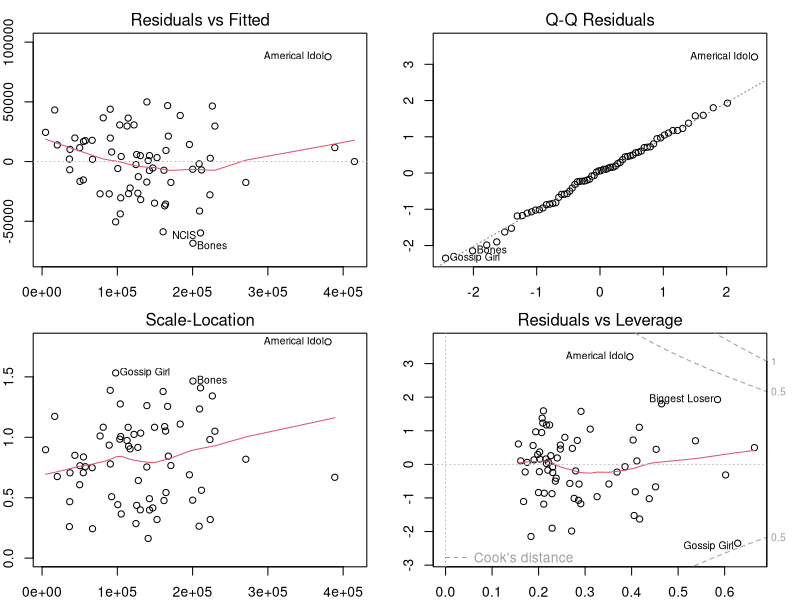
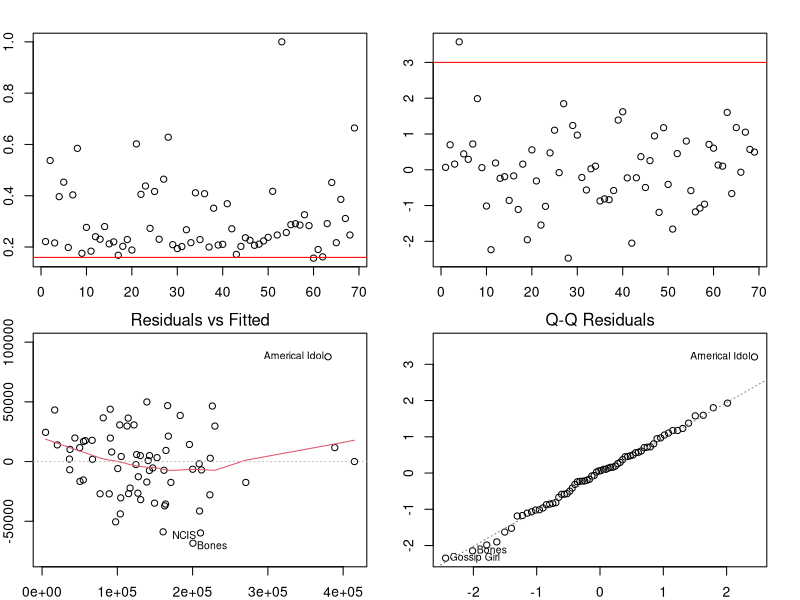
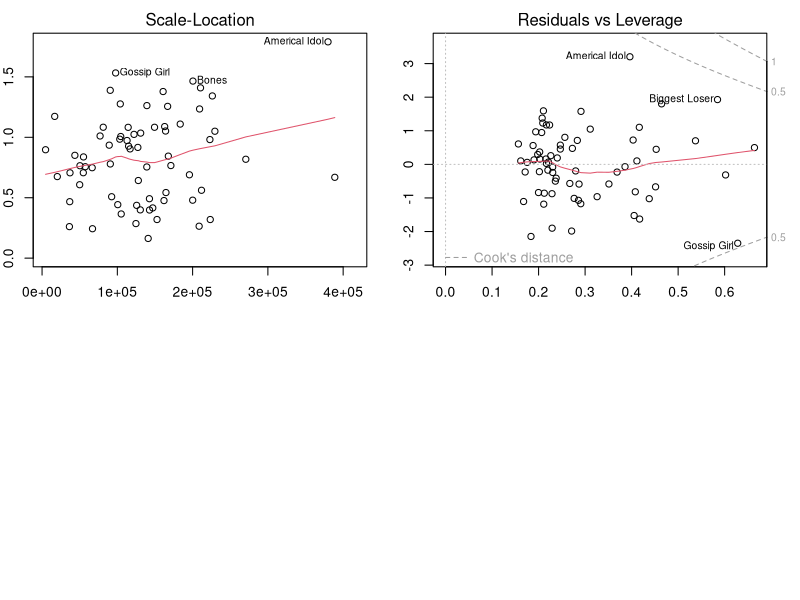

Source code (R) for these figures, in order:
# initial analysis
  # row 1 = data #; should be removed
  # 3 binary variables - network, day, type
  # first row first name is a number

# 3.1. Import the Data in R and Fit a Linear Regression Model on the Full Dataset. 
tvdata = read.csv("tvdataset.csv")
rownames(tvdata) = tvdata[,2]
tvdata = tvdata[,c(3:13)]
initialfit <- lm(revenue ~ ., data=tvdata)
summary(initialfit)


# plotting the residual fit
par(mfrow = c(2,2), mar = c(2,2,2,2))
plot(initialfit)


###### 3.2.1 Outliers
# leverage points
plot(hatvalues(initialfit))
abline(h=11/69, col="red") # many potential outliers based on the leverage point

# influential points
plot(rstudent(initialfit))
abline(h=3, col="red")

# Identifying the top 4 shows that are potential outliers
head(sort(abs(rstudent(initialfit)), decreasing=TRUE), 4)

##### 3.2.2 Does the full model satisfy the non-constant variance assumption of regression? 
### check the RVF plot
plot(initialfit)

##### 3.3.3 Reduce the original dataset by removing the identified outliers. 
          
# remove the outliers
newtvdata = tvdata[-c(4,11,28,42),]
newtvdata

newtvdata[c(4,11,28,42),]

# new linear model fit using the new data
newfit = lm(revenue ~ ., data=newtvdata)

### 3.3.1. Which of the variables are significant in the final iteration?
# do Stepwise Regression on the reduced dataset.
stepwise = step(newfit, scope=list(lower = ~1, upper = ~network + day +
                                     length + viewers + d1849rating +
                                     facebooklikes + facebooktalkingabout +
                                     twitter + age + type, direction = "both", trace = 1))

 
# reduced model
reducedfit <- lm(revenue ~ network + day + viewers + d1849rating +
                   facebooklikes + facebooktalkingabout + 
                   twitter + type, data=newtvdata)

summary(reducedfit)

##### 3.4. Standardize the reduced dataset with significant variables. 
# create dummy variables for network, day, and type
dumtvdata = fastDummies::dummy_cols(newtvdata, select_columns = c("network", "day", "type"), remove_first_dummy = TRUE, remove_selected_columns = TRUE)
dumtvdata
knitr::kable(dumtvdata)

# standardizing the model
options(scipen=100)
sdumtvdata = data.frame(scale(dumtvdata, center = TRUE, scale = TRUE))

sfinalfit = lm(revenue ~ ., data=sdumtvdata)
summary(sfinalfit)
